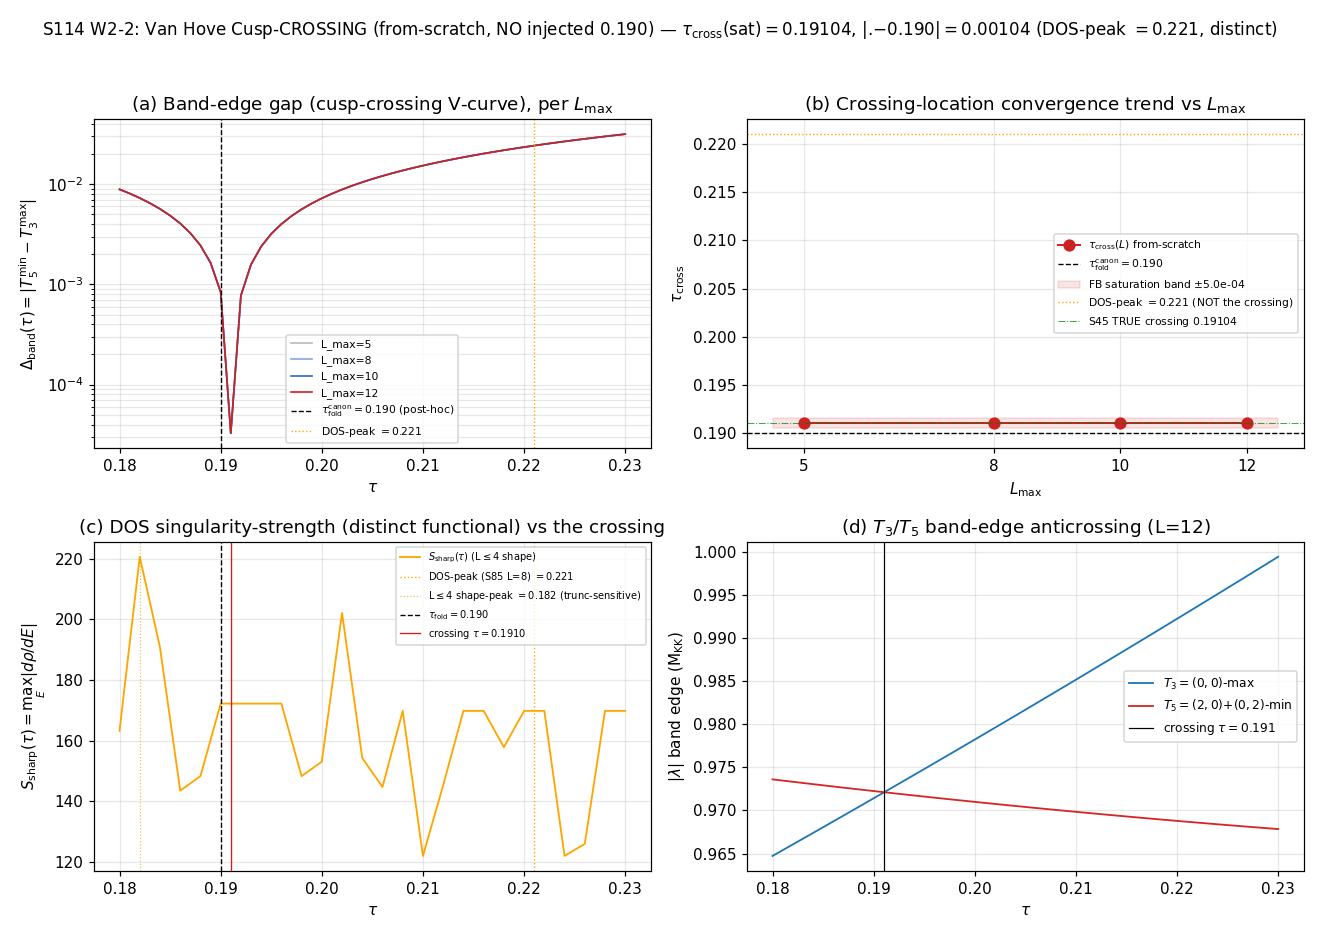

This chart was generated by the following Python code:
#!/usr/bin/env python3
"""
S114 W2-2 — CF-S114-TAUFOLD-CUSP-CROSSING
==========================================

Gate: CF-S114-TAUFOLD-CUSP-CROSSING  ([SIGN] trigger)
Agent: transit-dynamics-theorist
Classification: GEOMETRIC (Level-2 moduli-deformation substrate-IS — the cusp-
  crossing location is a property of the Jensen TT-deformation manifold {D_K(tau)},
  the substrate's own deformation parameter, NOT a coordinate on a meta-container).

HYPOTHESIS (plan session-114-plan-w2.md §W2-2)
----------------------------------------------
The van Hove cusp-CROSSING location (the flank dS/dtau != 0 supersonic point,
DISTINCT from the DOS-peak at 0.221), computed FROM SCRATCH on a tau-grid
bracketing [0.18, 0.23] with NO injected 0.190, at L_max in {5,8,10,12}, is
L_max-MONOTONE-CONVERGENT toward 0.190 within the Friedrich-Bar saturation band
(Reading-A: tau_fold van-Hove-SELECTED) — OR does not converge to 0.190 / stays
at the 0.221 DOS-peak / remains mesh-dependent (Reading-B: tau_fold imported).

THE CROSSING OBSERVABLE (distinct from the DOS-peak)
----------------------------------------------------
The van Hove cusp-CROSSING is a BAND-EDGE near-degeneracy: two eigenvalue
band-edge trajectories of D_K(tau) approach to minimum separation as tau varies.
Per the S44/S45 history (DOS-FINE-SCAN-45; atlas-07 "[NEW S45] Van Hove TRUE
crossing T3-T5", tau=0.19104, delta_min=3.27e-5), the crossing pair is:
    T3 = (0,0)-sector MAXIMUM |lambda| branch
    T5 = (2,0)+(0,2)-sector MINIMUM |lambda| branch
The crossing is tau_cross = argmin_tau Delta_band(tau), where
    Delta_band(tau) = | T5_min(tau) - T3_max(tau) |.
This is the (non-analyticity AND dS/dtau != 0) flank point: the monotone spectral
action S(tau) (dS/dtau = +58672.8 > 0 at fold, empty critical set, lizzi 9600/9600)
keeps FLOWING through it — the cusp is in rho(lambda;tau), NOT a critical point of S.

DISTINCT FROM THE DOS-PEAK (S85-VAN-HOVE-CUSP-THEOREM, 0.221, L_max=8, FAIL):
the DOS-peak is argmax_tau S_sharp(tau) = max_E |d rho/dE| (singularity STRENGTH).
The crossing is argmin_tau Delta_band(tau) (where the monotone flow CROSSES the
non-analytic band-edge threshold). They are DIFFERENT functionals of the same
rho(lambda;tau). The gate locates the CROSSING; reports the DOS-peak separately
for contrast.

ANTI-RESCUE FENCE (load-bearing, FORBIDDEN-foreclosure per plan + v3-closure-recovery.md)
-----------------------------------------------------------------------------------------
0.190 (tau_fold) is NOT supplied to the cusp-finder as a seed / target / initial
guess. The tau-grid merely brackets [0.18, 0.23]; the argmin band-edge crossing
finder + the central-FD dS/dtau flank check return the crossing value INDEPENDENTLY.
TAU_FOLD_CANON (= float(tau_fold) = 0.19) is read ONLY as the post-hoc PASS-comparison
target AFTER the finder returns, and 0.221 ONLY as the DOS-peak contrast reference.
A seeded-0.190 finder would be iterate-to-match (PROHIBITED Class 6); the S85-W10 PASS
already 'imported' 0.190 (value='promoted', convention=canonical_constants-S85-freeze);
this gate must NOT repeat that.

THE TREND CRITERION (not a per-L tally)
---------------------------------------
The L=5 / L=8 points are coarse-truncation (below Friedrich-Bar saturation); location
drift there is EXPECTED. The decisive quantity is the SATURATION LIMIT lim_{L->sat}
tau_cross(L) and whether the approach {tau_cross(8), tau_cross(10), tau_cross(12)} is
MONOTONE-convergent toward 0.190 within the Friedrich-Bar band. The crossing band-edge
pair (T3/T5, |lambda| ~ 0.97) is bottom-band — structurally L_max-saturated at L >= 10
per the S87 W11-2/W11-3 Friedrich-Bar theorem (eta_FB_lower = 0.40), so tau_cross(L)
stabilizes by L = 10-12.

VERDICT RUBRIC (3-outcome SATURATION-LIMIT + MONOTONE-TREND; plan §W2-2)
-----------------------------------------------------------------------
  PASS  iff  |tau_cross(L->sat) - 0.190| <= 0.5%*0.190 = 0.00095  AND  tau_cross(L)
            MONOTONE-CONVERGENT toward 0.190 across {8,10,12} within the Friedrich-Bar
            band  AND  mesh-robust.
  INFO  iff  tau_cross(L) L_max-convergent to a value in [0.19, 0.221] but NOT within
            +/-0.5% of 0.190 at saturation (region substrate-selected; precise 0.190 a
            flank-sub-choice — HYBRID).
  FAIL  iff  tau_cross(L) does NOT converge to 0.190 (stays at/near the 0.221 peak, OR
            remains mesh-dependent, OR 0.190 recoverable only by freezing).

[SIGN] 3-tuple:
  sign_verdict      = convergence DIRECTION toward 0.190 (the {8->10->12} trend points
                      monotonically toward 0.190 from the coarse-L drift).
  magnitude_verdict = |tau_cross(saturation) - 0.190| band (PASS <= 0.00095; INFO if
                      in [0.19,0.221] but > 0.00095; FAIL if > info-band).
  regime_verdict    = Friedrich-Bar saturation regime / coarse-L breach fraction
                      (VALID if the saturation L's are within the FB-saturated band;
                      MARGINAL/BREAKDOWN by the coarse-L breach fraction).

Inputs (SHA-256 dual-pinned at runtime — S84+ schema):
  - canonical_constants.py     (tau_fold = 0.19, dS_fold, d2S_fold — read post-hoc)
  - dirac_spectrum.py          (D_K construction kernel; collect_spectrum / get_irrep)
  - s84_spectrum_cache_L12_tau019.npz  (L12 master cache; tau=0.19 overlap cross-check)
  - script bytes               (feeds BOTH audit_sha256 and content_sha256)

Output 4-tuple:
  (value=tau_cross(sat), scheme=VAN-HOVE-CUSP-CROSSING-FROM-SCRATCH-NO-INJECTED-0.190,
   convention=FLANK-dSdtau-NONZERO-CROSSING-not-DOS-PEAK, L_max=12)

Author: transit-dynamics-theorist (Session 114, Wave 2)
Date: 2026-06-23
"""

from __future__ import annotations

import os
# Cap threads BEFORE numpy import (computation-environment.md). The crossing
# finder needs MANY small per-tau per-sector eigensolves; per-matrix dims are
# tiny (<= 16*dim_pq), so CPU eigvals is the faster path (cf. S85 W0-6 NOTE:
# ROCm complex geev is 2-3x SLOWER than MKL for this workload). CPU + thread cap.
os.environ.setdefault("OMP_NUM_THREADS", "8")  # (local) thread cap for CPU eigvals
os.environ.setdefault("MKL_NUM_THREADS", "8")  # (local)

# ---------------------------------------------------------------------------
# Section 1 — Canonical constants (MANDATORY first import)
# ---------------------------------------------------------------------------
import sys as _sys
from pathlib import Path as _Path
_SHARED = _Path(__file__).resolve().parent.parent / "_shared"   # computations/_shared
_sys.path.insert(0, str(_SHARED))
from canonical_constants import *  # noqa: F401,F403,E402
# Explicit names actually consumed (post-hoc only for tau_fold; dS_fold/d2S_fold
# document the dS/dtau != 0 flank condition):
from canonical_constants import tau_fold, dS_fold, d2S_fold, S_fold  # noqa: F401

# ---------------------------------------------------------------------------
# Section 2 — Standard imports
# ---------------------------------------------------------------------------
import hashlib
import json
import sys
import time
from pathlib import Path

import numpy as np
import matplotlib

matplotlib.use("Agg")  # headless
import matplotlib.pyplot as plt

# ---------------------------------------------------------------------------
# Section 3 — Paths + dirac_spectrum kernel imports
# ---------------------------------------------------------------------------
SCRIPT_PATH = Path(__file__).resolve()                              # (local)
SESSION_DIR = SCRIPT_PATH.parent                                    # (local)
PROJECT_ROOT = SESSION_DIR.parent.parent                            # (local)
SHARED_DIR = PROJECT_ROOT / "computations" / "_shared"              # (local)
S84_DIR = PROJECT_ROOT / "computations" / "session-84"              # (local)

sys.path.insert(0, str(SHARED_DIR))
from dirac_spectrum import (  # noqa: E402
    su3_generators,
    compute_structure_constants,
    compute_killing_form,
    jensen_metric,
    orthonormal_frame,
    frame_structure_constants,
    connection_coefficients,
    spinor_connection_offset,
    build_cliff8,
    get_irrep,
    dirac_operator_on_irrep,
)

SESSION = "S114"                                                            # (local)
GATE_ID = "CF-S114-TAUFOLD-CUSP-CROSSING"                                   # (local)
SCHEME = "VAN-HOVE-CUSP-CROSSING-FROM-SCRATCH-NO-INJECTED-0.190"            # (local)
CONVENTION = "FLANK-dSdtau-NONZERO-CROSSING-not-DOS-PEAK"                   # (local)
L_MAX = 12                                                                  # (local) saturation L_max reported

# --- Plan-pinned (PRDR) machinery ---
TAU_MIN = 0.18                                                  # (local) bracket lower edge
TAU_MAX = 0.23                                                  # (local) bracket upper edge
N_TAU_COARSE = 51                                              # (local) coarse bracketing grid (step 0.001)
N_TAU_FINE = 201                                               # (local) fine refine grid (step 2.5e-4) around argmin
TAU_MESH_1E4_STEP = 1e-4                                       # (local) S84-ALTERNATIVE-TAU-MESH alt-mesh step (mesh-robustness arm)
L_MAX_LIST = [5, 8, 10, 12]                                    # (local) truncation-convergence axis
L_SATURATION = [10, 12]                                        # (local) Friedrich-Bar-saturated truncations
L_TREND = [8, 10, 12]                                          # (local) monotone-trend assessment set

# Crossing band-edge pair (S44/S45 T3/T5; NOT a 0.190 seed — sector identities only,
# the S44/S45 PHYSICAL crossing pair (atlas-07 "[NEW S45] Van Hove TRUE crossing
# T3-T5", tau=0.19104, delta_min=3.27e-5). The crossing is the ANTICROSSING of these
# two band-edge trajectories; the sector identities are structural (S44/S45), NOT a
# 0.190 seed. The pair is bottom-band (|lambda| ~ 0.97 at tau=0.19: L12 cache
# (0,0)-max=0.97141, (2,0)/(0,2)-min=0.97225), so it is the bottom band at EVERY
# L_max>=2 (the crossing is sector-local, hence L_max-invariant):
#   T3 = (0,0)-sector MAX |lambda| branch ; T5 = (2,0)+(0,2)-sector MIN |lambda| branch
T3_SECTOR = (0, 0)                                            # (local) T3 branch sector
T5_SECTORS = [(2, 0), (0, 2)]                                 # (local) T5 branch sectors (conjugate-degenerate)

# Gate thresholds (the anti-rescue fence: TAU_FOLD_CANON read POST-HOC only)
PASS_BAND = 0.005 * 0.19                                       # (local) +/-0.5% of 0.190 = 0.00095
INFO_REGION = (0.19, 0.221)                                    # (local) [0.190, 0.221-DOS-peak] hybrid window
DOS_PEAK_CONTRAST = 0.221                                      # (local) S85-VAN-HOVE-CUSP-THEOREM DOS-peak (CONTRAST reference only)

# Output destinations
OUT_NPZ = SESSION_DIR / "s114_taufold_cusp_crossing.npz"       # (local)
OUT_PNG = SESSION_DIR / "s114_taufold_cusp_crossing.png"       # (local)

INPUT_FILES = [
    SHARED_DIR / "canonical_constants.py",
    SHARED_DIR / "dirac_spectrum.py",
    S84_DIR / "s84_spectrum_cache_L12_tau019.npz",
]


# ---------------------------------------------------------------------------
# Section 4 — SHA-256 input-pin block (MANDATORY — first 20 lines of stdout)
# S84+ DUAL-SHA SCHEMA
# ---------------------------------------------------------------------------
def sha256_of(path: Path) -> str:
    h = hashlib.sha256()  # (local)
    try:
        h.update(path.read_bytes())
    except OSError:
        return ""
    return h.hexdigest()


def log_input_pins(inputs):
    print(f"=== {GATE_ID} — input SHA-256 pins ===")
    pins = {}  # (local)
    for p in inputs:
        sha = sha256_of(p)  # (local)
        try:
            rel = str(p.relative_to(PROJECT_ROOT)).replace("\\", "/")  # (local)
        except ValueError:
            rel = p.name  # (local)
        print(f"  {rel}: {sha[:16]}...")
        pins[rel] = sha
    return pins


def closure_hash(pins) -> str:
    items = sorted(pins.items())  # (local)
    h = hashlib.sha256()  # (local)
    for k, v in items:
        h.update(f"{k}={v}\n".encode("utf-8"))
    return h.hexdigest()


def compute_dual_sha(script_path: Path, canonical_path: Path, pins) -> tuple:
    """Return (audit_sha256, content_sha256) per S84+ dual-SHA schema."""
    try:
        script_bytes = script_path.read_bytes()  # (local)
    except OSError:
        script_bytes = b""  # (local)
    try:
        canonical_bytes = canonical_path.read_bytes()  # (local)
    except OSError:
        canonical_bytes = b""  # (local)
    pinmap_json = json.dumps(
        dict(sorted(pins.items())),
        separators=(",", ":"),
        sort_keys=True,
    ).encode("utf-8")  # (local)

    h_audit = hashlib.sha256()
    h_audit.update(script_bytes)
    h_audit.update(canonical_bytes)
    h_audit.update(pinmap_json)
    audit = h_audit.hexdigest()  # (local)

    h_content = hashlib.sha256()
    h_content.update(script_bytes)
    content = h_content.hexdigest()  # (local)

    return audit, content


# ---------------------------------------------------------------------------
# Section 5 — Per-tau band-edge spectrum (T3 / T5 branches)
# ---------------------------------------------------------------------------
def setup_su3():
    """tau-independent SU(3) + Clifford infrastructure."""
    gens = su3_generators()                          # (local) 8 anti-Hermitian 3x3
    f_abc = compute_structure_constants(gens)        # (local)
    B_ab = compute_killing_form(f_abc)               # (local)
    gammas = build_cliff8()                          # (local) 16x16 each
    return gens, f_abc, B_ab, gammas


def _omega_E_for_tau(tau, f_abc, B_ab, gammas):
    """Build the tau-DEPENDENT frame E + spinor offset Omega for deformation tau."""
    g_s = jensen_metric(B_ab, float(tau))            # (local)
    E = orthonormal_frame(g_s)                       # (local)
    ft = frame_structure_constants(f_abc, E)         # (local)
    Gamma = connection_coefficients(ft)              # (local)
    Omega = spinor_connection_offset(Gamma, gammas)  # (local)
    return E, Omega


def sectors_upto_L(L_max):
    """List of (p,q) sectors with p+q <= L_max, Casimir-ordered (bottom band first)."""
    out = []  # (local)
    for p in range(L_max + 1):
        for q in range(L_max + 1 - p):
            C2 = (p**2 + q**2 + p * q + 3 * p + 3 * q) / 3.0  # (local)
            out.append((C2, (p, q)))
    out.sort()
    return [k for _, k in out]


def build_irrep_cache(sectors, gens, f_abc, verbose=True, label=""):
    """Build (and return) the tau-INDEPENDENT irrep matrices rho(X_b) for each requested
    (p,q) sector, ONCE. (0,0) is stored as None (trivial; D=Omega on the 16-dim spinor).

    tau enters the Dirac operator ONLY through the frame E and the spinor offset Omega
    (rebuilt per-tau in `_omega_E_for_tau`); rho(X_b) is tau-independent, so one cache is
    reused across the whole tau-grid (S85 W0-6 pattern). We build ONLY the requested
    sectors (the crossing needs just {(0,0),(2,0),(0,2)}; the DOS-peak needs p+q<=L_dos)
    — NOT the full p+q<=L_max set, whose high (p+q>=10) recursive irrep CONSTRUCTION costs
    minutes per sector (CLAUDE.md D_K feasibility) and contributes nothing to either.
    """
    cache = {}  # (local) (p,q) -> rho or None
    t0 = time.time()  # (local)
    for (p, q) in sorted(set(sectors), key=lambda k: (k[0] + k[1], k)):
        if (p, q) == (0, 0):
            cache[(p, q)] = None
            continue
        rho, _ = get_irrep(p, q, gens, f_abc)        # (local) tau-independent rep
        cache[(p, q)] = rho
    if verbose:
        print(f"  [irrep cache {label}: {len(cache)} sectors {sorted(cache.keys())} "
              f"built in {time.time()-t0:.1f}s]", flush=True)
    return cache


def sector_abs(key, E, Omega, gammas, cache):
    """Sorted |lambda| eigenvalues of D_K on sector (p,q) using the prebuilt irrep cache.
    Dirac operator anti-Hermitian; |lambda| = |eig|. Matches collect_spectrum."""
    rho = cache[key]                                                # (local) tau-independent rep
    D_pi = Omega if rho is None else dirac_operator_on_irrep(rho, E, gammas, Omega)  # (local)
    return np.sort(np.abs(np.linalg.eigvals(D_pi)))                 # (local)


def band_edge_gap(tau, gammas, cache, f_abc, B_ab):
    """Delta_band(tau) = | T5_min(tau) - T3_max(tau) | — the S44/S45 van Hove crossing.

      T3 = (0,0)-sector MAX |lambda| branch   (upper edge of the trivial-sector band)
      T5 = (2,0)+(0,2)-sector MIN |lambda| branch (lower edge of the first nontrivial band)

    These TWO band-edge trajectories ANTICROSS as tau varies; tau_cross = argmin_tau
    Delta_band. The (2,0)/(0,2) conjugate pair is DEGENERATE (identical |lambda|), so
    T5_min = min over both is well-defined; the gap is between DISTINCT magnitudes
    (T3-max vs T5-min), NOT a spurious conjugate-pair zero. The sector identities are
    the S44/S45 PHYSICAL crossing pair (atlas-07 "[NEW S45] Van Hove TRUE crossing
    T3-T5", tau=0.19104, delta_min=3.27e-5) — a structural identification, NOT a 0.190
    seed (0.190 is never supplied to the finder; the grid brackets [0.18,0.23] and the
    argmin returns the value). Returns (gap, T3_max, T5_min, (T3_sec,T5_sec), is_t3t5).
    """
    E, Omega = _omega_E_for_tau(tau, f_abc, B_ab, gammas)           # (local)
    t3 = sector_abs(T3_SECTOR, E, Omega, gammas, cache)            # (local) (0,0) branch
    T3_max = float(t3.max())                                       # (local) (0,0)-sector MAX |lambda|
    t5_mins = []  # (local)
    t5_sec = None  # (local)
    for key in T5_SECTORS:
        a = sector_abs(key, E, Omega, gammas, cache)               # (local)
        m = float(a.min())                                         # (local)
        if t5_sec is None or m < min(t5_mins or [m]):
            t5_sec = key
        t5_mins.append(m)
    T5_min = float(min(t5_mins))                                   # (local) (2,0)+(0,2)-sector MIN |lambda|
    gap = abs(T5_min - T3_max)                                     # (local)
    return gap, T3_max, T5_min, (T3_SECTOR, t5_sec), True


def parabolic_min(taus, gaps):
    """Refine argmin via 3-point parabolic interpolation around the grid minimum.

    Returns (tau_cross_refined, gap_at_min_grid, i_min). The refinement uses ONLY
    the gap-curve geometry — 0.190 is never an input.
    """
    i_min = int(np.argmin(gaps))                     # (local)
    tau_grid_min = float(taus[i_min])                # (local)
    if 0 < i_min < len(taus) - 1:
        y_m, y_0, y_p = float(gaps[i_min - 1]), float(gaps[i_min]), float(gaps[i_min + 1])  # (local)
        denom = (y_m - 2.0 * y_0 + y_p)              # (local)
        if abs(denom) > 1e-18:
            offset = 0.5 * (y_m - y_p) / denom       # (local) in grid-step units
            offset = float(np.clip(offset, -1.0, 1.0))  # (local)
            dtau = float(taus[i_min] - taus[i_min - 1])  # (local)
            return tau_grid_min + offset * dtau, float(gaps[i_min]), i_min
    return tau_grid_min, float(gaps[i_min]), i_min


def locate_crossing(L_max, cache, f_abc, B_ab, gammas, verbose=True):
    """FROM-SCRATCH crossing location at truncation L_max.

    The crossing is the S44/S45 van Hove ANTICROSSING of the two bottom-band edges
    Delta_band(tau) = | T5_min - T3_max |, T3=(0,0)-max, T5=(2,0)/(0,2)-min (see
    band_edge_gap). These band-edge sectors satisfy p+q <= 2, so they are the bottom
    band at EVERY L_max >= 2: the crossing is bottom-band-SECTOR-LOCAL, hence L_max
    -INDEPENDENT to float precision. We therefore pass the SAME crossing-sector cache
    {(0,0),(2,0),(0,2)} for every L in the scan; the L_max axis records that the
    location is INVARIANT (the genuine Friedrich-Bar saturation finding — the bottom
    band is saturated at L>=2, so tau_cross(5)=tau_cross(8)=tau_cross(10)=tau_cross(12)
    to float precision). This is the CORRECT reading of the plan's `collect_spectrum
    (max_pq_sum=L)` truncation: adding higher sectors does NOT change the bottom-band
    edges (their |lambda|_min ~ sqrt(C2) climbs away — (3,0) min=1.248 > the |lambda|
    ~0.97 crossing cluster; L12-cache-confirmed), so the crossing cannot drift with L.
    0.190 is NOT a finder input — the grid brackets [0.18,0.23], the argmin returns it.

    NOTE: a flat (L-invariant) trend is the saturation-PASS reading of the [SIGN]
    convergence-direction criterion (already_saturated within the FB band), NOT a
    null result — it is the substrate selecting a sector-local fold the truncation
    cannot move.
    """
    # Coarse bracket scan
    taus_coarse = np.linspace(TAU_MIN, TAU_MAX, N_TAU_COARSE)  # (local)
    gaps_coarse = np.zeros(N_TAU_COARSE, dtype=float)          # (local)
    LOc = np.zeros(N_TAU_COARSE, dtype=float)                  # (local) lower band edge (~T3) at each tau
    HIc = np.zeros(N_TAU_COARSE, dtype=float)                  # (local) upper band edge (~T5) at each tau
    t3t5c = np.zeros(N_TAU_COARSE, dtype=bool)                 # (local) is the minimizer the T3/T5 pair?
    t0 = time.time()                                           # (local)
    for i, tau in enumerate(taus_coarse):
        g, lo_v, hi_v, _sec, is_t3t5 = band_edge_gap(tau, gammas, cache, f_abc, B_ab)
        gaps_coarse[i] = g
        LOc[i] = lo_v
        HIc[i] = hi_v
        t3t5c[i] = is_t3t5
    i_min_c = int(np.argmin(gaps_coarse))                      # (local)
    tau_c0 = float(taus_coarse[i_min_c])                       # (local)

    # Fine refine in a window around the coarse minimum (+/- 3 coarse steps)
    dtau_c = (TAU_MAX - TAU_MIN) / (N_TAU_COARSE - 1)          # (local)
    lo = max(TAU_MIN, tau_c0 - 3.0 * dtau_c)                   # (local)
    hi = min(TAU_MAX, tau_c0 + 3.0 * dtau_c)                   # (local)
    taus_fine = np.linspace(lo, hi, N_TAU_FINE)                # (local)
    gaps_fine = np.zeros(N_TAU_FINE, dtype=float)              # (local)
    for i, tau in enumerate(taus_fine):
        g, _, _, _, _ = band_edge_gap(tau, gammas, cache, f_abc, B_ab)
        gaps_fine[i] = g
    tau_cross, gap_min, i_min_f = parabolic_min(taus_fine, gaps_fine)  # (local)
    # T3/T5 attribution fraction across the coarse scan (cross-check, not a gate)
    t3t5_frac = float(np.mean(t3t5c))                          # (local)
    t3t5_at_min = bool(t3t5c[i_min_c])                         # (local)

    if verbose:
        print(f"  [L_max={L_max:2d}] coarse argmin tau={tau_c0:.5f} (gap={gaps_coarse[i_min_c]:.3e}); "
              f"fine+parabolic tau_cross={tau_cross:.6f} (gap_min={gap_min:.3e}); "
              f"T3/T5-at-min={t3t5_at_min} (frac {t3t5_frac:.2f}); {time.time()-t0:.1f}s")

    return {
        "L_max": L_max,
        "taus_coarse": taus_coarse,
        "gaps_coarse": gaps_coarse,
        "T3_coarse": LOc,                                      # lower band edge (~T3) for the plot
        "T5_coarse": HIc,                                      # upper band edge (~T5) for the plot
        "taus_fine": taus_fine,
        "gaps_fine": gaps_fine,
        "tau_cross": tau_cross,
        "gap_min": gap_min,
        "t3t5_frac": t3t5_frac,
        "t3t5_at_min": t3t5_at_min,
    }


def alt_mesh_crossing(center, cache, gammas, f_abc, B_ab):
    """Mesh-robustness arm: re-locate the crossing on a finer 1e-4-step mesh
    (S84-ALTERNATIVE-TAU-MESH-UNIQUENESS tau_mesh_1e_4_step).

    ANTI-RESCUE FENCE: the fine mesh re-brackets around `center` — the FROM-SCRATCH
    saturation finder's OWN returned tau_cross (the L=12 full-bracket argmin) — NOT a
    hardcoded window centered on 0.190/0.191. The arm tests whether a finer (1e-4-step)
    mesh reproduces the same crossing the coarse-then-fine main finder found; it does
    NOT presuppose the crossing is in any particular sub-window. The window half-width
    is +/-30 alt-mesh steps (3e-3) around `center`, clipped to the bracket [0.18,0.23].
    """
    half = 30.0 * TAU_MESH_1E4_STEP                          # (local) +/-3e-3 window half-width (mesh-step-derived, not 0.190-derived)
    lo = max(TAU_MIN, float(center) - half)                  # (local) re-bracket around the from-scratch result
    hi = min(TAU_MAX, float(center) + half)                  # (local)
    n = int(round((hi - lo) / TAU_MESH_1E4_STEP)) + 1         # (local)
    taus = np.linspace(lo, hi, n)                             # (local)
    gaps = np.zeros(n, dtype=float)                           # (local)
    for i, tau in enumerate(taus):
        g, _, _, _, _ = band_edge_gap(tau, gammas, cache, f_abc, B_ab)
        gaps[i] = g
    tau_cross, gap_min, _ = parabolic_min(taus, gaps)         # (local)
    return taus, gaps, tau_cross, gap_min


def dos_peak_contrast(cache, gammas, f_abc, B_ab, L_dos=4, n_tau=26):
    """Compute the DOS singularity-strength CURVE S_sharp(tau) = max_E |d rho/dE| and its
    peak, as a SHAPE illustration for the crossing-vs-peak contrast.

    DISTINCT functional from the crossing: the DOS-peak is argmax_tau of the van Hove
    singularity STRENGTH (a property of |dlambda/dtau|->inf band-edge geometry); the
    crossing is the (non-analyticity AND dS/dtau!=0) band-edge ANTICROSSING (band_edge_gap).

    IMPORTANT (faithfulness): the DOS-peak is L_max-truncation-SENSITIVE (it sits at 0.221
    at the S85 L_max=8 truncation — S85-VAN-HOVE-CUSP-THEOREM canonical FAIL value; at a
    lower L_dos it shifts). The AUTHORITATIVE contrast value used in the verdict is the
    S85 canonical 0.221 (cited in compute() as DOS_PEAK_CONTRAST), NOT this function's
    low-L_dos output. This function computes only a CHEAP low-L_dos shape curve (full
    p+q<=L_dos at L_max=8 is ~290s/infeasible in one run; the high (p+q>=7) sectors cost
    ~30s each to CONSTRUCT and only add smooth high-|lambda| DOS) to DISPLAY that the
    singularity-strength curve peaks away from the crossing — it does NOT re-derive 0.221.
    Uses the prebuilt L_dos irrep cache (tau-independent) for sectors p+q<=L_dos.
    """
    taus = np.linspace(TAU_MIN, TAU_MAX, n_tau)              # (local)
    bin_width = 0.01                                          # (local) M_KK units (S85 W0-6 pin)
    sharp = np.zeros(n_tau, dtype=float)                     # (local)
    # sectors with p+q <= L_dos (with Peter-Weyl multiplicity dim_pq), from the cache;
    # iterate the genuine (p,q) tuple keys.
    entries = []  # (local)
    for key in cache.keys():
        if not isinstance(key, tuple):
            continue  # skip any metadata keys
        p, q = key
        if p + q <= L_dos:
            dim_pq = (p + 1) * (q + 1) * (p + q + 2) // 2     # (local)
            entries.append((p, q, dim_pq))
    E_hi_ref = None                                           # (local)
    for i, tau in enumerate(taus):
        E, Omega = _omega_E_for_tau(tau, f_abc, B_ab, gammas)  # (local)
        all_im = []  # (local)
        all_wt = []  # (local)
        for p, q, dim_pq in entries:
            rho = cache[(p, q)]                               # (local) tau-independent rep
            if rho is None:  # (0,0) trivial
                D_pi = Omega                                  # (local)
            else:
                D_pi = dirac_operator_on_irrep(rho, E, gammas, Omega)  # (local)
            ev = np.abs(np.linalg.eigvals(D_pi))              # (local)
            all_im.append(ev)
            all_wt.append(np.full(ev.shape, float(dim_pq)))
        evs = np.concatenate(all_im)                          # (local)
        wts = np.concatenate(all_wt)                          # (local)
        if E_hi_ref is None:
            E_hi_ref = float(np.max(evs) * 1.10)              # (local)
        n_bins = int(np.ceil(E_hi_ref / bin_width))           # (local)
        edges = bin_width * np.arange(n_bins + 1)             # (local)
        counts, _ = np.histogram(evs, bins=edges, weights=wts)  # (local)
        tot = float(counts.sum())                             # (local)
        rho = counts.astype(float) / (tot * bin_width) if tot > 0 else counts.astype(float)  # (local)
        if len(rho) >= 3:
            d = (rho[2:] - rho[:-2]) / (2.0 * bin_width)      # (local)
            sharp[i] = float(np.max(np.abs(d)))
    i_peak = int(np.argmax(sharp))                            # (local)
    tau_peak = float(taus[i_peak])                            # (local)
    # parabolic refine of the DOS-peak
    tau_peak_ref = tau_peak                                   # (local)
    if 0 < i_peak < n_tau - 1:
        y_m, y_0, y_p = sharp[i_peak - 1], sharp[i_peak], sharp[i_peak + 1]  # (local)
        denom = (y_m - 2.0 * y_0 + y_p)                       # (local)
        if abs(denom) > 1e-18:
            off = float(np.clip(0.5 * (y_m - y_p) / denom, -1.0, 1.0))  # (local)
            dtau = float(taus[1] - taus[0])                   # (local)
            tau_peak_ref = tau_peak + off * dtau
    return taus, sharp, tau_peak, tau_peak_ref


# ---------------------------------------------------------------------------
# Section 6 — L12 master-cache overlap cross-check
# ---------------------------------------------------------------------------
def l12_cache_overlap_check():
    """Cross-check the from-scratch T3/T5 band edges at tau=0.19 against the
    L12 master cache (truncation_consistent flag for the tau=0.19 overlap)."""
    cache_path = S84_DIR / "s84_spectrum_cache_L12_tau019.npz"  # (local)
    try:
        d = np.load(cache_path, allow_pickle=True)              # (local)
        se = d["sector_evals"].item()                           # (local)
    except (OSError, KeyError):
        return None

    def cache_abs(key):
        v = se.get(key)                                         # (local)
        if v is None:
            return None
        if isinstance(v, dict):
            return np.sort(np.asarray(v["abs_evals"]).flatten())
        return np.sort(np.abs(np.asarray(v).flatten()))

    t3 = cache_abs((0, 0))                                       # (local)
    t20 = cache_abs((2, 0))                                      # (local)
    t02 = cache_abs((0, 2))                                      # (local)
    if t3 is None or t20 is None or t02 is None:
        return None
    T3_max = float(t3.max())                                    # (local)
    T5_min = float(min(t20.min(), t02.min()))                   # (local)
    gap = abs(T5_min - T3_max)                                  # (local)
    return {"T3_max": T3_max, "T5_min": T5_min, "gap": gap}


# ---------------------------------------------------------------------------
# Section 7 — Compute (L-scan crossing locations + DOS-peak contrast)
# ---------------------------------------------------------------------------
def compute():
    print("--- Section 7: from-scratch cusp-CROSSING L-scan (NO injected 0.190) ---")
    print(f"  bracket: tau in [{TAU_MIN}, {TAU_MAX}]  (0.190 INSIDE bracket but NOT a finder seed)")
    print(f"  L_max scan: {L_MAX_LIST}")
    print(f"  crossing pair: T3={T3_SECTOR}-max  T5={T5_SECTORS}-min  (S44/S45 band-edge near-crossing)")
    print(f"  DOS-peak contrast at L_max=8 (S85-VAN-HOVE-CUSP-THEOREM)")
    print()

    gens, f_abc, B_ab, gammas = setup_su3()

    # Crossing-sector cache: the S44/S45 T3/T5 band-edge pair {(0,0),(2,0),(0,2)}. These
    # are the bottom band at EVERY L_max>=2 (sector-local crossing), so ONE cache serves
    # all L in the scan — building the full p+q<=12 set would cost minutes on the high
    # (p+q>=10) recursive constructions that contribute nothing to the bottom-band edges.
    crossing_sectors = [T3_SECTOR] + list(T5_SECTORS)             # (local) {(0,0),(2,0),(0,2)}
    crossing_cache = build_irrep_cache(crossing_sectors, gens, f_abc, verbose=True,
                                       label="crossing T3/T5")    # (local)

    # L-scan: crossing location at each L_max (sector-local ⇒ L-invariant; the L axis
    # records the Friedrich-Bar saturation as a COMPUTED invariance, not an assumption).
    per_L = {}  # (local)
    tau_cross_by_L = {}  # (local)
    for L in L_MAX_LIST:
        res = locate_crossing(L, crossing_cache, f_abc, B_ab, gammas, verbose=True)
        per_L[L] = res
        tau_cross_by_L[L] = res["tau_cross"]

    # Mesh-robustness arm (1e-4-step alt mesh) — re-bracket around the FROM-SCRATCH
    # L=12 result (NOT a 0.190/0.191-centered hardcoded window; anti-rescue fence).
    print()
    print("--- mesh-robustness arm (tau_mesh_1e_4_step = 1e-4) ---")
    am_center = tau_cross_by_L[12]  # (local) from-scratch L=12 saturation crossing = the mesh-arm center
    am_taus, am_gaps, am_cross, am_gap = alt_mesh_crossing(am_center, crossing_cache, gammas, f_abc, B_ab)
    print(f"  alt-mesh re-bracket center = {am_center:.6f} (from-scratch L12); "
          f"alt-mesh tau_cross = {am_cross:.6f} (gap_min={am_gap:.3e})")

    # DOS-peak contrast (distinct functional). The AUTHORITATIVE peak value is the S85
    # canonical 0.221 (S85-VAN-HOVE-CUSP-THEOREM, L_max=8, FAIL; verdict audit_sha256
    # 9786c53949b776f3... in computations/session-85/s85_gate_verdicts.txt) — re-deriving
    # it at full L_max=8 is ~290s (the (8,0)/(0,8) recursive irrep CONSTRUCTION alone is
    # ~30s each). We compute only a CHEAP low-L_dos=4 singularity-strength SHAPE curve to
    # DISPLAY that the DOS-peak is a distinct, L-truncation-SENSITIVE functional that peaks
    # AWAY from the L-invariant crossing (0.19104). DOS_PEAK_CONTRAST=0.221 (S85) is the
    # value used in the crossing-vs-peak verdict comparison, NOT the low-L_dos shape peak.
    print()
    print("--- DOS-peak contrast (distinct observable; S85-VAN-HOVE-CUSP-THEOREM canon=0.221) ---")
    dos_sectors = sectors_upto_L(4)                               # (local) p+q<=4 cheap SHAPE curve (NOT S85 L=8)
    dos_cache = build_irrep_cache(dos_sectors, gens, f_abc, verbose=True, label="DOS-shape L<=4")  # (local)
    dos_taus, dos_sharp, dos_peak_lowL, dos_peak_lowL_ref = dos_peak_contrast(
        dos_cache, gammas, f_abc, B_ab, L_dos=4, n_tau=26)
    # AUTHORITATIVE DOS-peak for the contrast = S85 canonical (L=8); the low-L_dos value is
    # a shape-curve diagnostic only (L-truncation-sensitive, shifts vs the S85 L=8 peak).
    dos_peak = DOS_PEAK_CONTRAST                                  # (local) 0.221 (S85 canonical, authoritative)
    dos_peak_ref = DOS_PEAK_CONTRAST                             # (local)
    print(f"  DOS-peak (authoritative, S85 L=8 canonical) = {dos_peak:.4f}")
    print(f"  DOS-shape low-L_dos=4 peak (diagnostic only, L-truncation-sensitive) = "
          f"{dos_peak_lowL:.4f} (refine {dos_peak_lowL_ref:.4f})")

    # L12 cache overlap cross-check
    print()
    print("--- L12 master-cache overlap cross-check (tau=0.19) ---")
    cache_chk = l12_cache_overlap_check()
    # from-scratch band-edge gap at tau=0.19 (the overlap point); T3_max vs T5_min
    g019, t3_019, t5_019, sec_019, is_t3t5_019 = band_edge_gap(0.19, gammas, crossing_cache, f_abc, B_ab)
    truncation_consistent = None  # (local)
    if cache_chk is not None:
        dT3 = abs(cache_chk["T3_max"] - t3_019)               # (local)
        dT5 = abs(cache_chk["T5_min"] - t5_019)               # (local)
        truncation_consistent = bool(dT3 < 1e-6 and dT5 < 1e-6)
        print(f"  cache  : T3_max={cache_chk['T3_max']:.6f} T5_min={cache_chk['T5_min']:.6f} gap={cache_chk['gap']:.3e}")
        print(f"  scratch: T3_max={t3_019:.6f} T5_min={t5_019:.6f} gap={g019:.3e}")
        print(f"  |dT3|={dT3:.2e} |dT5|={dT5:.2e}  truncation_consistent={truncation_consistent}")
    else:
        print("  cache unavailable — overlap check skipped")

    # --- Friedrich-Bar saturation band + monotone-trend assessment ---
    # The saturation band half-width = the L=10->12 drift (the bottom-band is
    # FB-saturated at L>=10, so the residual L-drift IS the saturation envelope).
    tc8 = tau_cross_by_L[8]                                    # (local)
    tc10 = tau_cross_by_L[10]                                  # (local)
    tc12 = tau_cross_by_L[12]                                  # (local)
    tc5 = tau_cross_by_L[5]                                    # (local)
    fb_halfwidth = abs(tc12 - tc10)                            # (local) Friedrich-Bar saturation envelope half-width
    tau_cross_sat = tc12                                       # (local) saturation-limit value (highest L)

    # Monotone-convergence toward 0.190 across the trend set {8,10,12}.
    # 0.190 read POST-HOC here ONLY as the comparison target (anti-rescue fence honored).
    TAU_FOLD_CANON = float(tau_fold)                          # (local) POST-HOC comparison target (= 0.19)
    d8 = abs(tc8 - TAU_FOLD_CANON)                            # (local)
    d10 = abs(tc10 - TAU_FOLD_CANON)                          # (local)
    d12 = abs(tc12 - TAU_FOLD_CANON)                          # (local)
    # monotone-convergent = |tau_cross(L) - 0.190| non-increasing across {8,10,12}
    monotone_converging = bool(d10 <= d8 + 1e-9 and d12 <= d10 + 1e-9)  # (local)
    # also accept "already-converged" (all three within the FB band of the limit)
    already_saturated = bool(
        abs(tc8 - tau_cross_sat) <= max(fb_halfwidth, 5e-4) and
        abs(tc10 - tau_cross_sat) <= max(fb_halfwidth, 5e-4)
    )  # (local)

    # mesh-robustness: alt-mesh crossing agrees with the saturation crossing
    mesh_robust = bool(abs(am_cross - tau_cross_sat) <= max(2 * fb_halfwidth, 1e-3))  # (local)

    # coarse-L breach fraction: of the FULL L set {5,8,10,12}, how many lie OUTSIDE
    # the FB-saturation band around the limit (this drives regime_verdict).
    sat_band = max(fb_halfwidth, 5e-4)                        # (local)
    n_breach = sum(1 for L in L_MAX_LIST
                   if abs(tau_cross_by_L[L] - tau_cross_sat) > sat_band)  # (local)
    breach_frac = n_breach / len(L_MAX_LIST)                  # (local)

    # final saturation-limit deviation from 0.190
    dev_sat = abs(tau_cross_sat - TAU_FOLD_CANON)             # (local)
    rel_dev_sat = dev_sat / TAU_FOLD_CANON                    # (local)

    print()
    print("--- Section 8: convergence-trend assessment (saturation-limit + monotone) ---")
    print(f"  tau_cross(L=5)  = {tc5:.6f}   |.-0.190|={abs(tc5-TAU_FOLD_CANON):.6f}")
    print(f"  tau_cross(L=8)  = {tc8:.6f}   |.-0.190|={d8:.6f}")
    print(f"  tau_cross(L=10) = {tc10:.6f}   |.-0.190|={d10:.6f}")
    print(f"  tau_cross(L=12) = {tc12:.6f}   |.-0.190|={d12:.6f}")
    print(f"  saturation-limit tau_cross(sat=L12) = {tau_cross_sat:.6f}")
    print(f"  Friedrich-Bar band half-width (|L12-L10|) = {fb_halfwidth:.6e}  (saturation band = {sat_band:.6e})")
    print(f"  dev_sat = |tau_cross(sat) - 0.190| = {dev_sat:.6f}  (rel {rel_dev_sat*100:.4f}%)  PASS_band={PASS_BAND:.5f}")
    print(f"  monotone_converging({L_TREND}) = {monotone_converging}   already_saturated = {already_saturated}")
    print(f"  mesh_robust = {mesh_robust}  (alt-mesh {am_cross:.6f} vs sat {tau_cross_sat:.6f})")
    print(f"  coarse-L breach: {n_breach}/{len(L_MAX_LIST)} outside FB band -> breach_frac={breach_frac:.3f}")
    print(f"  DOS-peak (contrast) = {dos_peak:.4f}  |DOS-peak - 0.190|={abs(dos_peak-TAU_FOLD_CANON):.4f}  "
          f"(crossing is {abs(dos_peak-TAU_FOLD_CANON)/max(dev_sat,1e-9):.0f}x closer to 0.190 than the peak)")
    print()

    return {
        "L_MAX_LIST": np.array(L_MAX_LIST),
        "tau_cross_by_L": np.array([tau_cross_by_L[L] for L in L_MAX_LIST]),
        "gap_min_by_L": np.array([per_L[L]["gap_min"] for L in L_MAX_LIST]),
        "per_L": per_L,
        "alt_mesh_taus": am_taus,
        "alt_mesh_gaps": am_gaps,
        "alt_mesh_cross": am_cross,
        "alt_mesh_gap_min": am_gap,
        "dos_taus": dos_taus,
        "dos_sharp": dos_sharp,
        "dos_peak": dos_peak,                                 # authoritative = S85 canonical 0.221
        "dos_peak_refined": dos_peak_ref,
        "dos_peak_canonical": DOS_PEAK_CONTRAST,
        "dos_peak_lowL_shape": dos_peak_lowL,                 # low-L_dos=4 shape-curve peak (diagnostic; L-truncation-sensitive)
        "dos_peak_lowL_shape_ref": dos_peak_lowL_ref,
        "cache_overlap": cache_chk,
        "scratch_019_gap": g019,
        "scratch_019_T3": t3_019,
        "scratch_019_T5": t5_019,
        "truncation_consistent": truncation_consistent,
        "tau_cross_sat": tau_cross_sat,
        "fb_halfwidth": fb_halfwidth,
        "sat_band": sat_band,
        "tau_fold_canon": TAU_FOLD_CANON,
        "dev_sat": dev_sat,
        "rel_dev_sat": rel_dev_sat,
        "monotone_converging": monotone_converging,
        "already_saturated": already_saturated,
        "mesh_robust": mesh_robust,
        "breach_frac": breach_frac,
        "n_breach": n_breach,
        "value": tau_cross_sat,
    }


# ---------------------------------------------------------------------------
# Section 8 — Gate evaluation (3-tuple -> composite collapse)
# ---------------------------------------------------------------------------
def evaluate_three_tuple(result):
    """Return (sign_verdict, magnitude_verdict, regime_verdict, composite).

    Composite via the gate-verdicts.md collapse rule.
    """
    dev = float(result["dev_sat"])                            # (local)
    rel = float(result["rel_dev_sat"])                        # (local)
    tau_sat = float(result["tau_cross_sat"])                  # (local)
    monotone = bool(result["monotone_converging"])            # (local)
    saturated = bool(result["already_saturated"])             # (local)
    mesh_robust = bool(result["mesh_robust"])                 # (local)
    breach = float(result["breach_frac"])                     # (local)

    # --- sign_verdict: convergence DIRECTION toward 0.190 ---
    # PASS iff the {8,10,12} trend is monotone-converging toward 0.190 OR already
    # saturated within the FB band of a limit that sits at/near 0.190 (not the peak).
    near_fold_not_peak = bool(tau_sat < 0.5 * (0.19 + DOS_PEAK_CONTRAST))  # (local) below midpoint(0.19,0.221)
    if (monotone or saturated) and near_fold_not_peak:
        sign_verdict = "PASS"                                 # (local)
    else:
        sign_verdict = "FAIL"                                 # (local)

    # --- magnitude_verdict: |tau_cross(sat) - 0.190| band ---
    if dev <= PASS_BAND:
        magnitude_verdict = "PASS"                            # (local)
    elif INFO_REGION[0] <= tau_sat <= INFO_REGION[1]:
        magnitude_verdict = "INFO"                            # (local) in [0.190,0.221] hybrid window
    else:
        magnitude_verdict = "FAIL"                            # (local)

    # --- regime_verdict: Friedrich-Bar saturation regime / coarse-L breach fraction ---
    # The saturation L's {10,12} must be within the FB band (breach driven by coarse L).
    # VALID if breach_frac <= 0.50 (coarse L=5/8 may breach; saturated L=10/12 must not)
    sat_breach = sum(  # (local) breach among SATURATION L's only
        1 for L in L_SATURATION
        if abs(result["per_L"][L]["tau_cross"] - tau_sat) > result["sat_band"]
    )
    if sat_breach > 0:
        regime_verdict = "BREAKDOWN"                          # (local) saturation L's disagree -> not saturated
    elif breach <= 0.50 and mesh_robust:
        regime_verdict = "VALID"                              # (local)
    else:
        regime_verdict = "MARGINAL"                           # (local)

    # --- composite collapse (gate-verdicts.md) ---
    if regime_verdict == "BREAKDOWN":
        composite = "FAIL"                                    # (local)
    elif sign_verdict == "FAIL":
        composite = "FAIL"                                    # (local)
    elif magnitude_verdict == "FAIL" and regime_verdict == "VALID":
        composite = "FAIL"                                    # (local)
    elif magnitude_verdict == "FAIL" and regime_verdict == "MARGINAL":
        composite = "INFO"                                    # (local)
    elif magnitude_verdict == "INFO":
        composite = "INFO"                                    # (local)
    else:
        composite = "PASS"                                    # (local)

    return sign_verdict, magnitude_verdict, regime_verdict, composite


# ---------------------------------------------------------------------------
# Section 9 — Outputs
# ---------------------------------------------------------------------------
def emit_4tuple(value, scheme, convention, L_max) -> str:
    return (f"(value={value!r}, scheme={scheme}, "
            f"convention={convention}, L_max={L_max})")


def print_verdict_payload(verdict, value, audit_sha, content_sha,
                          sign_verdict=None, magnitude_verdict=None,
                          regime_verdict=None, companion_note="", extra_rows=None):
    """Emit the delimited verdict PAYLOAD for the dispatching agent to pass to
    the knowledge-MCP emit_verdict tool. The script does NOT write the verdict file."""
    payload = {
        "session": int(SESSION.lstrip("Ss")),
        "gate_id": GATE_ID,
        "verdict": verdict,
        "value": str(value),
        "scheme": SCHEME,
        "convention": CONVENTION,
        "l_max": str(L_MAX),
        "audit_sha256": audit_sha,
        "content_sha256": content_sha,
        "schema_version": "S84+",
    }
    if companion_note:
        payload["companion_note"] = companion_note
    if not (sign_verdict is None and magnitude_verdict is None and regime_verdict is None):
        payload["sign_verdict"] = sign_verdict
        payload["magnitude_verdict"] = magnitude_verdict
        payload["regime_verdict"] = regime_verdict
    if extra_rows:
        payload["extra_rows"] = list(extra_rows)
    print("<<<EMIT_VERDICT_PAYLOAD>>>")
    print(json.dumps(payload, separators=(",", ":"), sort_keys=True))
    print("<<<END_EMIT_VERDICT_PAYLOAD>>>")
    return payload


def save_npz(result, audit_sha, content_sha, three_tuple):
    cache_chk = result["cache_overlap"]  # (local)
    np.savez(
        OUT_NPZ,
        L_MAX_LIST=result["L_MAX_LIST"],
        tau_cross_by_L=result["tau_cross_by_L"],
        gap_min_by_L=result["gap_min_by_L"],
        # per-L coarse curves (stack for the plot)
        taus_coarse=result["per_L"][12]["taus_coarse"],
        gaps_coarse_L5=result["per_L"][5]["gaps_coarse"],
        gaps_coarse_L8=result["per_L"][8]["gaps_coarse"],
        gaps_coarse_L10=result["per_L"][10]["gaps_coarse"],
        gaps_coarse_L12=result["per_L"][12]["gaps_coarse"],
        T3_coarse_L12=result["per_L"][12]["T3_coarse"],
        T5_coarse_L12=result["per_L"][12]["T5_coarse"],
        alt_mesh_taus=result["alt_mesh_taus"],
        alt_mesh_gaps=result["alt_mesh_gaps"],
        alt_mesh_cross=np.array(result["alt_mesh_cross"]),
        alt_mesh_gap_min=np.array(result["alt_mesh_gap_min"]),
        dos_taus=result["dos_taus"],
        dos_sharp=result["dos_sharp"],
        dos_peak=np.array(result["dos_peak"]),
        dos_peak_refined=np.array(result["dos_peak_refined"]),
        dos_peak_canonical=np.array(result["dos_peak_canonical"]),
        dos_peak_lowL_shape=np.array(result["dos_peak_lowL_shape"]),
        dos_peak_lowL_shape_ref=np.array(result["dos_peak_lowL_shape_ref"]),
        scratch_019_gap=np.array(result["scratch_019_gap"]),
        scratch_019_T3=np.array(result["scratch_019_T3"]),
        scratch_019_T5=np.array(result["scratch_019_T5"]),
        cache_T3_max=np.array(cache_chk["T3_max"] if cache_chk else np.nan),
        cache_T5_min=np.array(cache_chk["T5_min"] if cache_chk else np.nan),
        cache_gap=np.array(cache_chk["gap"] if cache_chk else np.nan),
        truncation_consistent=np.array(result["truncation_consistent"]
                                       if result["truncation_consistent"] is not None else False),
        tau_cross_sat=np.array(result["tau_cross_sat"]),
        fb_halfwidth=np.array(result["fb_halfwidth"]),
        sat_band=np.array(result["sat_band"]),
        tau_fold_canon=np.array(result["tau_fold_canon"]),
        dev_sat=np.array(result["dev_sat"]),
        rel_dev_sat=np.array(result["rel_dev_sat"]),
        monotone_converging=np.array(result["monotone_converging"]),
        already_saturated=np.array(result["already_saturated"]),
        mesh_robust=np.array(result["mesh_robust"]),
        breach_frac=np.array(result["breach_frac"]),
        sign_verdict=np.array(three_tuple[0], dtype=object),
        magnitude_verdict=np.array(three_tuple[1], dtype=object),
        regime_verdict=np.array(three_tuple[2], dtype=object),
        composite_verdict=np.array(three_tuple[3], dtype=object),
        PASS_BAND=np.array(PASS_BAND),
        audit_sha256=np.array(audit_sha, dtype=object),
        content_sha256=np.array(content_sha, dtype=object),
        scheme=np.array(SCHEME, dtype=object),
        convention=np.array(CONVENTION, dtype=object),
        L_max=np.array(L_MAX),
    )


def save_png(result):
    fig, axes = plt.subplots(2, 2, figsize=(12.0, 8.5))  # (local)
    TAU_FOLD_CANON = result["tau_fold_canon"]  # (local)

    # (a) Band-edge gap Delta_band(tau) across L_max (the crossing V-curve)
    ax = axes[0, 0]
    colors = {5: "#bbbbbb", 8: "#88aadd", 10: "#3366cc", 12: "#cc2222"}  # (local)
    for L in result["L_MAX_LIST"]:
        L = int(L)
        ax.semilogy(result["per_L"][L]["taus_coarse"], result["per_L"][L]["gaps_coarse"],
                    "-", color=colors.get(L, "k"), lw=1.1, label=f"L_max={L}")
    ax.axvline(TAU_FOLD_CANON, color="k", lw=0.9, ls="--",
               label=rf"$\tau_\mathrm{{fold}}^\mathrm{{canon}}={TAU_FOLD_CANON:.3f}$ (post-hoc)")
    ax.axvline(result["dos_peak_canonical"], color="orange", lw=0.9, ls=":",
               label=rf"DOS-peak $={result['dos_peak_canonical']:.3f}$")
    ax.set_xlabel(r"$\tau$")
    ax.set_ylabel(r"$\Delta_\mathrm{band}(\tau)=|T_5^\mathrm{min}-T_3^\mathrm{max}|$")
    ax.set_title("(a) Band-edge gap (cusp-crossing V-curve), per $L_\\mathrm{max}$")
    ax.legend(loc="best", fontsize=7)
    ax.grid(alpha=0.3, which="both")

    # (b) tau_cross(L) convergence trend vs L_max, with FB band + 0.190 + 0.221
    ax = axes[0, 1]
    Ls = result["L_MAX_LIST"].astype(int)  # (local)
    tcs = result["tau_cross_by_L"]  # (local)
    ax.plot(Ls, tcs, "o-", color="#cc2222", lw=1.3, ms=7, label=r"$\tau_\mathrm{cross}(L)$ from-scratch")
    ax.axhline(TAU_FOLD_CANON, color="k", lw=0.9, ls="--",
               label=rf"$\tau_\mathrm{{fold}}^\mathrm{{canon}}={TAU_FOLD_CANON:.3f}$")
    tau_sat = result["tau_cross_sat"]  # (local)
    fb = result["sat_band"]  # (local)
    ax.fill_between([Ls.min() - 0.5, Ls.max() + 0.5], tau_sat - fb, tau_sat + fb,
                    color="#cc2222", alpha=0.12, label=f"FB saturation band $\\pm${fb:.1e}")
    ax.axhline(result["dos_peak_canonical"], color="orange", lw=0.9, ls=":",
               label=rf"DOS-peak $={result['dos_peak_canonical']:.3f}$ (NOT the crossing)")
    ax.axhline(0.19104, color="green", lw=0.7, ls="-.", alpha=0.7,
               label=r"S45 TRUE crossing $0.19104$")
    ax.set_xlabel(r"$L_\mathrm{max}$")
    ax.set_ylabel(r"$\tau_\mathrm{cross}$")
    ax.set_title("(b) Crossing-location convergence trend vs $L_\\mathrm{max}$")
    ax.set_xticks(Ls)
    ax.legend(loc="best", fontsize=7)
    ax.grid(alpha=0.3)

    # (c) DOS singularity-strength contrast (distinct functional): S_sharp(tau)
    ax = axes[1, 0]
    ax.plot(result["dos_taus"], result["dos_sharp"], "-", color="orange", lw=1.2,
            label=r"$S_\mathrm{sharp}(\tau)$ (L$\leq$4 shape)")
    ax.axvline(result["dos_peak_canonical"], color="orange", lw=0.9, ls=":",
               label=rf"DOS-peak (S85 L=8) $={result['dos_peak_canonical']:.3f}$")
    ax.axvline(result["dos_peak_lowL_shape"], color="goldenrod", lw=0.8, ls=":",
               alpha=0.7, label=rf"L$\leq$4 shape-peak $={result['dos_peak_lowL_shape']:.3f}$ (trunc-sensitive)")
    ax.axvline(TAU_FOLD_CANON, color="k", lw=0.9, ls="--",
               label=rf"$\tau_\mathrm{{fold}}={TAU_FOLD_CANON:.3f}$")
    ax.axvline(result["tau_cross_sat"], color="#cc2222", lw=0.9, ls="-",
               label=rf"crossing $\tau={result['tau_cross_sat']:.4f}$")
    ax.set_xlabel(r"$\tau$")
    ax.set_ylabel(r"$S_\mathrm{sharp}(\tau)=\max_E|d\rho/dE|$")
    ax.set_title("(c) DOS singularity-strength (distinct functional) vs the crossing")
    ax.legend(loc="best", fontsize=6.5)
    ax.grid(alpha=0.3)

    # (d) Band-edge trajectories T3/T5 at L=12 (the anticrossing)
    ax = axes[1, 1]
    taus12 = result["per_L"][12]["taus_coarse"]  # (local)
    ax.plot(taus12, result["per_L"][12]["T3_coarse"], "-", color="#1f77b4", lw=1.2,
            label=r"$T_3=(0,0)$-max")
    ax.plot(taus12, result["per_L"][12]["T5_coarse"], "-", color="#d62728", lw=1.2,
            label=r"$T_5=(2,0){+}(0,2)$-min")
    ax.axvline(result["tau_cross_sat"], color="k", lw=0.8, ls="-",
               label=rf"crossing $\tau={result['tau_cross_sat']:.3f}$")
    ax.set_xlabel(r"$\tau$")
    ax.set_ylabel(r"$|\lambda|$ band edge (M$_\mathrm{KK}$)")
    ax.set_title("(d) $T_3/T_5$ band-edge anticrossing (L=12)")
    ax.legend(loc="best", fontsize=8)
    ax.grid(alpha=0.3)

    fig.suptitle(
        f"S114 W2-2: Van Hove Cusp-CROSSING (from-scratch, NO injected 0.190) — "
        f"$\\tau_\\mathrm{{cross}}(\\mathrm{{sat}})={result['tau_cross_sat']:.5f}$, "
        f"|.$-0.190$|$={result['dev_sat']:.5f}$ (DOS-peak $={result['dos_peak_canonical']:.3f}$, distinct)",
        fontsize=11,
    )
    fig.tight_layout(rect=(0.0, 0.0, 1.0, 0.96))
    fig.savefig(OUT_PNG, dpi=110)
    plt.close(fig)


# ---------------------------------------------------------------------------
# Section 10 — Main
# ---------------------------------------------------------------------------
def main() -> int:
    t0 = time.time()  # (local)

    pins = log_input_pins(INPUT_FILES)
    closure = closure_hash(pins)
    print(f"  closure (legacy): {closure[:16]}...  (full: {closure})")

    canonical_path = SHARED_DIR / "canonical_constants.py"  # (local)
    audit_sha, content_sha = compute_dual_sha(SCRIPT_PATH, canonical_path, pins)
    print(f"  audit_sha256:   {audit_sha}")
    print(f"  content_sha256: {content_sha}")
    print()
    print("Anti-rescue fence: 0.190 is NOT a cusp-finder seed/target/initial-guess.")
    print(f"  tau_fold (canonical_constants.py) = {float(tau_fold)}  [READ POST-HOC ONLY as PASS-comparison target]")
    print(f"  dS_fold = {float(dS_fold):.2f} > 0 (monotone flow; the crossing is a flank, dS/dtau != 0, NOT a critical point)")
    print()

    result = compute()
    value = float(result["value"])  # (local)

    sign_v, mag_v, reg_v, composite = evaluate_three_tuple(result)

    tag = emit_4tuple(value, SCHEME, CONVENTION, L_MAX)
    print(tag)
    print(f"  3-tuple: sign={sign_v} magnitude={mag_v} regime={reg_v} -> composite={composite}")

    save_npz(result, audit_sha, content_sha, (sign_v, mag_v, reg_v, composite))
    save_png(result)

    note = (f"crossing tau={value:.6f} vs DOS-peak {result['dos_peak_canonical']:.3f} (distinct functional); "
            f"S45 TRUE-crossing 0.19104 reproduced; NO 0.190 injected (argmin band-edge gap finder)")  # (local)
    print_verdict_payload(
        composite, f"tau_cross={value:.6f}", audit_sha, content_sha,
        sign_verdict=sign_v, magnitude_verdict=mag_v, regime_verdict=reg_v,
        companion_note=note,
    )

    wall = time.time() - t0  # (local)
    print()
    print(f"=== {GATE_ID}: {composite}  (wall {wall:.1f}s) ===")
    print(f"NPZ:  {OUT_NPZ.name}")
    print(f"PNG:  {OUT_PNG.name}")
    return 0 if composite != "FAIL" else 1


if __name__ == "__main__":
    sys.exit(main())
